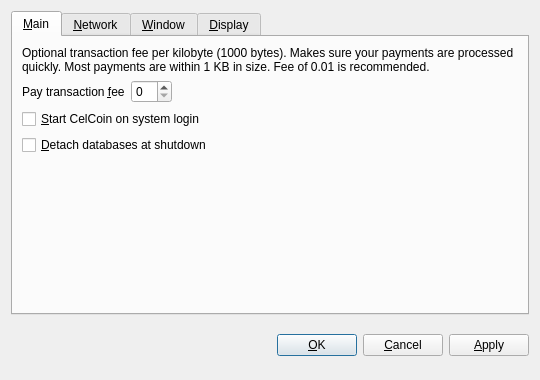
<?xml version="1.0" encoding="UTF-8"?>
<ui version="4.0">
 <class>OptionsDialog</class>
 <widget class="QDialog" name="OptionsDialog">
  <property name="geometry">
   <rect>
    <x>0</x>
    <y>0</y>
    <width>540</width>
    <height>380</height>
   </rect>
  </property>
  <property name="windowTitle">
   <string>Options</string>
  </property>
  <property name="modal">
   <bool>true</bool>
  </property>
  <layout class="QVBoxLayout" name="verticalLayout">
   <item>
    <widget class="QTabWidget" name="tabWidget">
     <property name="tabPosition">
      <enum>QTabWidget::North</enum>
     </property>
     <property name="currentIndex">
      <number>0</number>
     </property>
     <widget class="QWidget" name="tabMain">
      <attribute name="title">
       <string>&amp;Main</string>
      </attribute>
      <layout class="QVBoxLayout" name="verticalLayout_Main">
       <item>
        <widget class="QLabel" name="transactionFeeInfoLabel">
         <property name="text">
          <string>Optional transaction fee per kilobyte (1000 bytes). Makes sure your payments are processed quickly. Most payments are within 1 KB in size. Fee of 0.01 is recommended.</string>
         </property>
         <property name="textFormat">
          <enum>Qt::PlainText</enum>
         </property>
         <property name="wordWrap">
          <bool>true</bool>
         </property>
        </widget>
       </item>
       <item>
        <layout class="QHBoxLayout" name="horizontalLayout_Main">
         <item>
          <widget class="QLabel" name="transactionFeeLabel">
           <property name="text">
            <string>Pay transaction &amp;fee</string>
           </property>
           <property name="textFormat">
            <enum>Qt::PlainText</enum>
           </property>
           <property name="buddy">
            <cstring>transactionFee</cstring>
           </property>
          </widget>
         </item>
         <item>
          <widget class="BitcoinAmountField" name="transactionFee"/>
         </item>
         <item>
          <spacer name="horizontalSpacer_Main">
           <property name="orientation">
            <enum>Qt::Horizontal</enum>
           </property>
           <property name="sizeHint" stdset="0">
            <size>
             <width>40</width>
             <height>20</height>
            </size>
           </property>
          </spacer>
         </item>
        </layout>
       </item>
       <item>
        <widget class="QCheckBox" name="bitcoinAtStartup">
         <property name="toolTip">
          <string>Automatically start CelCoin after logging in to the system.</string>
         </property>
         <property name="text">
          <string>&amp;Start CelCoin on system login</string>
         </property>
        </widget>
       </item>
       <item>
        <widget class="QCheckBox" name="detachDatabases">
         <property name="toolTip">
          <string>Detach block and address databases at shutdown. This means they can be moved to another data directory, but it slows down shutdown. The wallet is always detached.</string>
         </property>
         <property name="text">
          <string>&amp;Detach databases at shutdown</string>
         </property>
        </widget>
       </item>
       <item>
        <spacer name="verticalSpacer_Main">
         <property name="orientation">
          <enum>Qt::Vertical</enum>
         </property>
         <property name="sizeHint" stdset="0">
          <size>
           <width>20</width>
           <height>40</height>
          </size>
         </property>
        </spacer>
       </item>
      </layout>
     </widget>
     <widget class="QWidget" name="tabNetwork">
      <attribute name="title">
       <string>&amp;Network</string>
      </attribute>
      <layout class="QVBoxLayout" name="verticalLayout_Network">
       <item>
        <widget class="QCheckBox" name="mapPortUpnp">
         <property name="toolTip">
          <string>Automatically open the CelCoin client port on the router. This only works when your router supports UPnP and it is enabled.</string>
         </property>
         <property name="text">
          <string>Map port using &amp;UPnP</string>
         </property>
        </widget>
       </item>
       <item>
        <widget class="QCheckBox" name="connectSocks">
         <property name="toolTip">
          <string>Connect to the CelCoin network through a SOCKS proxy (e.g. when connecting through Tor).</string>
         </property>
         <property name="text">
          <string>&amp;Connect through SOCKS proxy:</string>
         </property>
        </widget>
       </item>
       <item>
        <layout class="QHBoxLayout" name="horizontalLayout_Network">
         <item>
          <widget class="QLabel" name="proxyIpLabel">
           <property name="text">
            <string>Proxy &amp;IP:</string>
           </property>
           <property name="textFormat">
            <enum>Qt::PlainText</enum>
           </property>
           <property name="buddy">
            <cstring>proxyIp</cstring>
           </property>
          </widget>
         </item>
         <item>
          <widget class="QValidatedLineEdit" name="proxyIp">
           <property name="maximumSize">
            <size>
             <width>140</width>
             <height>16777215</height>
            </size>
           </property>
           <property name="toolTip">
            <string>IP address of the proxy (e.g. 127.0.0.1)</string>
           </property>
          </widget>
         </item>
         <item>
          <widget class="QLabel" name="proxyPortLabel">
           <property name="text">
            <string>&amp;Port:</string>
           </property>
           <property name="textFormat">
            <enum>Qt::PlainText</enum>
           </property>
           <property name="buddy">
            <cstring>proxyPort</cstring>
           </property>
          </widget>
         </item>
         <item>
          <widget class="QLineEdit" name="proxyPort">
           <property name="maximumSize">
            <size>
             <width>55</width>
             <height>16777215</height>
            </size>
           </property>
           <property name="toolTip">
            <string>Port of the proxy (e.g. 9050)</string>
           </property>
          </widget>
         </item>
         <item>
          <widget class="QLabel" name="socksVersionLabel">
           <property name="text">
            <string>SOCKS &amp;Version:</string>
           </property>
           <property name="textFormat">
            <enum>Qt::PlainText</enum>
           </property>
           <property name="buddy">
            <cstring>socksVersion</cstring>
           </property>
          </widget>
         </item>
         <item>
          <widget class="QValueComboBox" name="socksVersion">
           <property name="toolTip">
            <string>SOCKS version of the proxy (e.g. 5)</string>
           </property>
          </widget>
         </item>
         <item>
          <spacer name="horizontalSpacer_Network">
           <property name="orientation">
            <enum>Qt::Horizontal</enum>
           </property>
           <property name="sizeHint" stdset="0">
            <size>
             <width>40</width>
             <height>20</height>
            </size>
           </property>
          </spacer>
         </item>
        </layout>
       </item>
       <item>
        <spacer name="verticalSpacer_Network">
         <property name="orientation">
          <enum>Qt::Vertical</enum>
         </property>
         <property name="sizeHint" stdset="0">
          <size>
           <width>20</width>
           <height>40</height>
          </size>
         </property>
        </spacer>
       </item>
      </layout>
     </widget>
     <widget class="QWidget" name="tabWindow">
      <attribute name="title">
       <string>&amp;Window</string>
      </attribute>
      <layout class="QVBoxLayout" name="verticalLayout_Window">
       <item>
        <widget class="QCheckBox" name="minimizeToTray">
         <property name="toolTip">
          <string>Show only a tray icon after minimizing the window.</string>
         </property>
         <property name="text">
          <string>&amp;Minimize to the tray instead of the taskbar</string>
         </property>
        </widget>
       </item>
       <item>
        <widget class="QCheckBox" name="minimizeOnClose">
         <property name="toolTip">
          <string>Minimize instead of exit the application when the window is closed. When this option is enabled, the application will be closed only after selecting Quit in the menu.</string>
         </property>
         <property name="text">
          <string>M&amp;inimize on close</string>
         </property>
        </widget>
       </item>
       <item>
        <spacer name="verticalSpacer_Window">
         <property name="orientation">
          <enum>Qt::Vertical</enum>
         </property>
         <property name="sizeHint" stdset="0">
          <size>
           <width>20</width>
           <height>40</height>
          </size>
         </property>
        </spacer>
       </item>
      </layout>
     </widget>
     <widget class="QWidget" name="tabDisplay">
      <attribute name="title">
       <string>&amp;Display</string>
      </attribute>
      <layout class="QVBoxLayout" name="verticalLayout_Display">
       <item>
        <layout class="QHBoxLayout" name="horizontalLayout_1_Display">
         <item>
          <widget class="QLabel" name="langLabel">
           <property name="text">
            <string>User Interface &amp;language:</string>
           </property>
           <property name="textFormat">
            <enum>Qt::PlainText</enum>
           </property>
           <property name="buddy">
            <cstring>lang</cstring>
           </property>
          </widget>
         </item>
         <item>
          <widget class="QValueComboBox" name="lang">
           <property name="toolTip">
            <string>The user interface language can be set here. This setting will take effect after restarting CelCoin.</string>
           </property>
          </widget>
         </item>
        </layout>
       </item>
       <item>
        <layout class="QHBoxLayout" name="horizontalLayout_2_Display">
         <item>
          <widget class="QLabel" name="unitLabel">
           <property name="text">
            <string>&amp;Unit to show amounts in:</string>
           </property>
           <property name="textFormat">
            <enum>Qt::PlainText</enum>
           </property>
           <property name="buddy">
            <cstring>unit</cstring>
           </property>
          </widget>
         </item>
         <item>
          <widget class="QValueComboBox" name="unit">
           <property name="toolTip">
            <string>Choose the default subdivision unit to show in the interface and when sending coins.</string>
           </property>
          </widget>
         </item>
        </layout>
       </item>
       <item>
        <widget class="QCheckBox" name="displayAddresses">
         <property name="toolTip">
          <string>Whether to show CelCoin addresses in the transaction list or not.</string>
         </property>
         <property name="text">
          <string>&amp;Display addresses in transaction list</string>
         </property>
        </widget>
       </item>
       <item>
        <widget class="QCheckBox" name="coinControlFeatures">
         <property name="toolTip">
          <string>Whether to show the Coin Control or not.</string>
         </property>
         <property name="text">
          <string>Enable the Coin &amp;Control (beta!)</string>
         </property>
        </widget>
       </item>
       <item>
        <spacer name="verticalSpacer_Display">
         <property name="orientation">
          <enum>Qt::Vertical</enum>
         </property>
         <property name="sizeHint" stdset="0">
          <size>
           <width>20</width>
           <height>40</height>
          </size>
         </property>
        </spacer>
       </item>
      </layout>
     </widget>
    </widget>
   </item>
   <item>
    <layout class="QHBoxLayout" name="horizontalLayout_Buttons">
     <item>
      <spacer name="horizontalSpacer_1">
       <property name="orientation">
        <enum>Qt::Horizontal</enum>
       </property>
       <property name="sizeHint" stdset="0">
        <size>
         <width>40</width>
         <height>48</height>
        </size>
       </property>
      </spacer>
     </item>
     <item>
      <widget class="QLabel" name="statusLabel">
       <property name="font">
        <font>
         <weight>75</weight>
         <bold>true</bold>
        </font>
       </property>
       <property name="text">
        <string/>
       </property>
       <property name="textFormat">
        <enum>Qt::PlainText</enum>
       </property>
       <property name="wordWrap">
        <bool>true</bool>
       </property>
      </widget>
     </item>
     <item>
      <spacer name="horizontalSpacer_2">
       <property name="orientation">
        <enum>Qt::Horizontal</enum>
       </property>
       <property name="sizeHint" stdset="0">
        <size>
         <width>40</width>
         <height>48</height>
        </size>
       </property>
      </spacer>
     </item>
     <item>
      <widget class="QPushButton" name="okButton">
       <property name="text">
        <string>&amp;OK</string>
       </property>
      </widget>
     </item>
     <item>
      <widget class="QPushButton" name="cancelButton">
       <property name="text">
        <string>&amp;Cancel</string>
       </property>
       <property name="autoDefault">
        <bool>false</bool>
       </property>
      </widget>
     </item>
     <item>
      <widget class="QPushButton" name="applyButton">
       <property name="text">
        <string>&amp;Apply</string>
       </property>
       <property name="autoDefault">
        <bool>false</bool>
       </property>
      </widget>
     </item>
    </layout>
   </item>
  </layout>
 </widget>
 <customwidgets>
  <customwidget>
   <class>BitcoinAmountField</class>
   <extends>QSpinBox</extends>
   <header>bitcoinamountfield.h</header>
  </customwidget>
  <customwidget>
   <class>QValueComboBox</class>
   <extends>QComboBox</extends>
   <header>qvaluecombobox.h</header>
  </customwidget>
  <customwidget>
   <class>QValidatedLineEdit</class>
   <extends>QLineEdit</extends>
   <header>qvalidatedlineedit.h</header>
  </customwidget>
 </customwidgets>
 <resources/>
 <connections/>
</ui>
